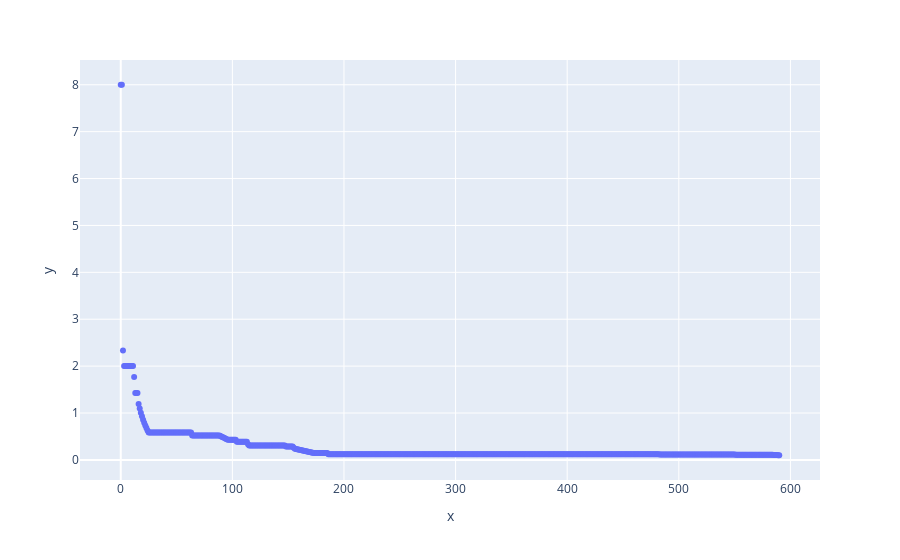

The notebook cell this image was saved under:
### Markdown cell above
#### График eps от n

### Code cell
import plotly.express as px

fig = px.scatter(x=[i for i in range(len(table))], y=[i[7] for i in table])
fig.show()

### Figure 1 — Plotly figure (JSON) as saved in the notebook; plotly's stock layout.template omitted (floating-point values rounded to 4 significant figures; data arrays with more than 128 entries replaced by an {"elided": "..."} marker saying what was removed)
{"data": [{"hovertemplate": "x=%{x}<br>y=%{y}<extra></extra>", "legendgroup": "", "marker": {"color": "#636efa", "symbol": "circle"}, "mode": "markers", "name": "", "orientation": "v", "showlegend": false, "type": "scatter", "x": {"elided": "591 int values"}, "xaxis": "x", "y": {"elided": "591 float values"}, "yaxis": "y"}], "layout": {"legend": {"tracegroupgap": 0}, "margin": {"t": 60}, "xaxis": {"anchor": "y", "domain": [0, 1], "title": {"text": "x"}}, "yaxis": {"anchor": "x", "domain": [0, 1], "title": {"text": "y"}}}}
